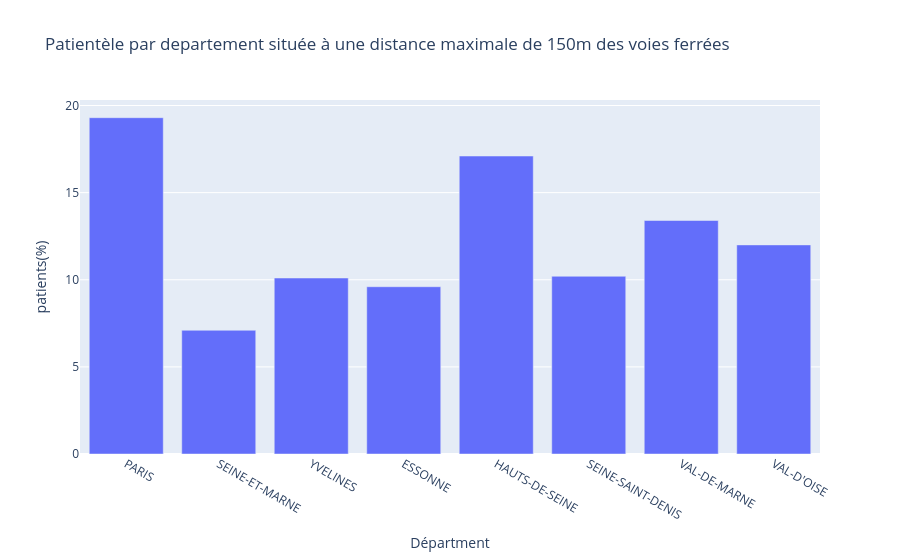

This figure's notebook cell:
### Code cell
fig = px.bar(stats_150m, x='NOM_DEPT', y='pourcentage_150', title='Patientèle par departement située à une distance maximale de 150m des voies ferrées',
             labels={'NOM_DEPT': 'Départment', 'pourcentage_150': 'patients(%)'})
fig.show()

### Figure 1 — Plotly figure (JSON) as saved in the notebook; plotly's stock layout.template omitted (floating-point values rounded to 4 significant figures)
{"data": [{"alignmentgroup": "True", "hovertemplate": "Départment=%{x}<br>patients(%)=%{y}<extra></extra>", "legendgroup": "", "marker": {"color": "#636efa", "pattern": {"shape": ""}}, "name": "", "offsetgroup": "", "orientation": "v", "showlegend": false, "textposition": "auto", "type": "bar", "x": ["PARIS", "SEINE-ET-MARNE", "YVELINES", "ESSONNE", "HAUTS-DE-SEINE", "SEINE-SAINT-DENIS", "VAL-DE-MARNE", "VAL-D'OISE"], "xaxis": "x", "y": [19.3, 7.1, 10.1, 9.6, 17.1, 10.2, 13.4, 12], "yaxis": "y"}], "layout": {"barmode": "relative", "legend": {"tracegroupgap": 0}, "title": {"text": "Patientèle par departement située à une distance maximale de 150m des voies ferrées"}, "xaxis": {"anchor": "y", "domain": [0, 1], "title": {"text": "Départment"}}, "yaxis": {"anchor": "x", "domain": [0, 1], "title": {"text": "patients(%)"}}}}
